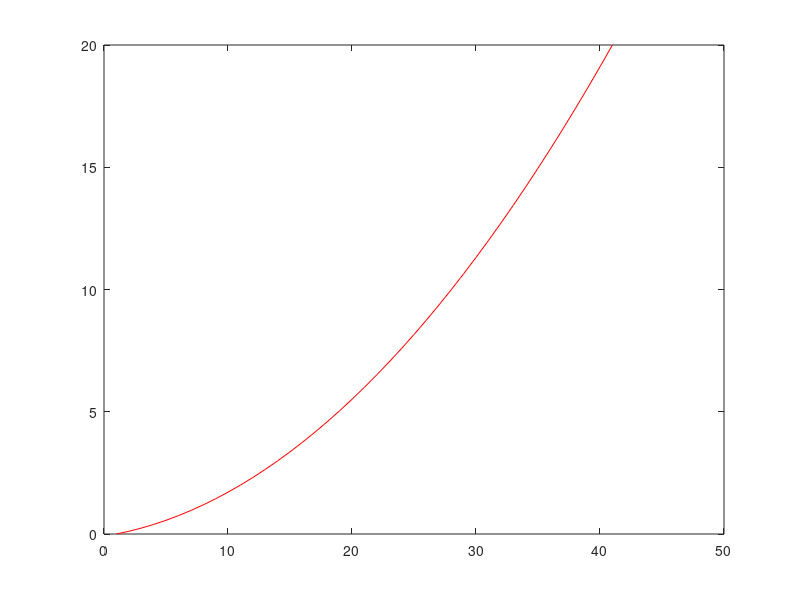
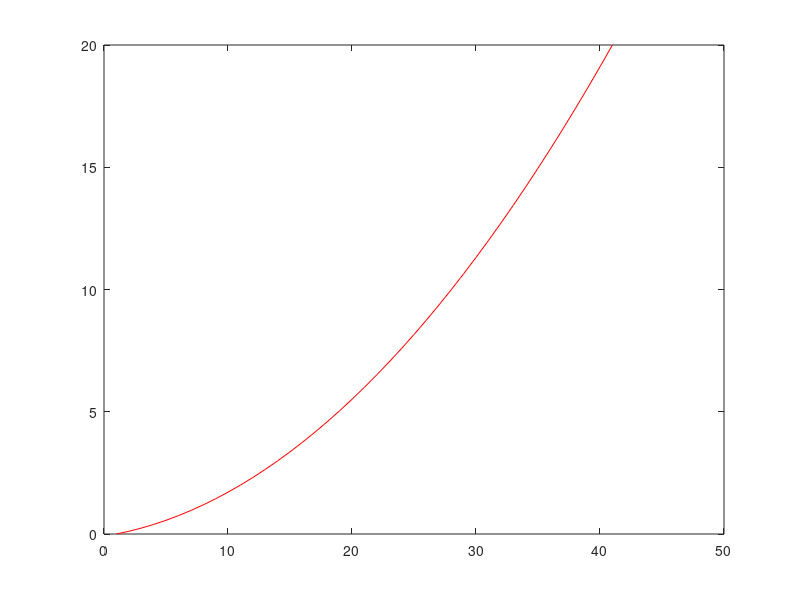

Recreate these plots in MATLAB, in order.
j = 1;
for i = -1:0.1:3
	resultado1(j) = i^ 2 + 3*i + 2;
    j = j + 1;
end
plot(resultado1, 'r')
print -dpng loop.png;

%+-----------------------------------------------------------------------------+
%|                                                                             |
%|20 ++------------+-------------+--------------+-------------+------------++  |
%|   +---------------------------------------------------------------------++  |
%|   |                                                     ++              ||  |
%|   |                                                   -+                ||  |
%|   |                                                  +                  ||  |
%|15 |+                                               -+                   |+  |
%|   |                                             -++                     ||  |
%|   |                                            +                        ||  |
%|   |                                         -++                         ||  |
%|10 |+                                       +                            |+  |
%|   |                                     +-+                             ||  |
%|   |                                  -++                                ||  |
%|   |                               -++                                   ||  |
%|   |                            -++                                      ||  |
%| 5 |+                         ++                                         |+  |
%|   |                     -++-+                                           ||  |
%|   |                 +-++                                                ||  |
%|   |             +-++                                                    ||  |
%|   |      +-+++-++             +              +             +            |+  |
%| 0 +---------------------------------------------------------------------++  |
%|   0            10            20             30            40            50  |
%+-----------------------------------------------------------------------------+




i = [-1:0.1:3]
resultado2 = (i.^2) + (3 .* i) + 2

plot(resultado2, 'r')
print -dpng vetor.png;

%+-----------------------------------------------------------------------------+
%|                                                                             |
%|20 ++------------+-------------+--------------+-------------+------------++  |
%|   +---------------------------------------------------------------------++  |
%|   |                                                     ++              ||  |
%|   |                                                   -+                ||  |
%|   |                                                  +                  ||  |
%|15 |+                                               -+                   |+  |
%|   |                                             -++                     ||  |
%|   |                                            +                        ||  |
%|   |                                         -++                         ||  |
%|10 |+                                       +                            |+  |
%|   |                                     +-+                             ||  |
%|   |                                  -++                                ||  |
%|   |                               -++                                   ||  |
%|   |                            -++                                      ||  |
%| 5 |+                         ++                                         |+  |
%|   |                     -++-+                                           ||  |
%|   |                 +-++                                                ||  |
%|   |             +-++                                                    ||  |
%|   |      +-+++-++             +              +             +            |+  |
%| 0 +---------------------------------------------------------------------++  |
%|   0            10            20             30            40            50  |
%+-----------------------------------------------------------------------------+